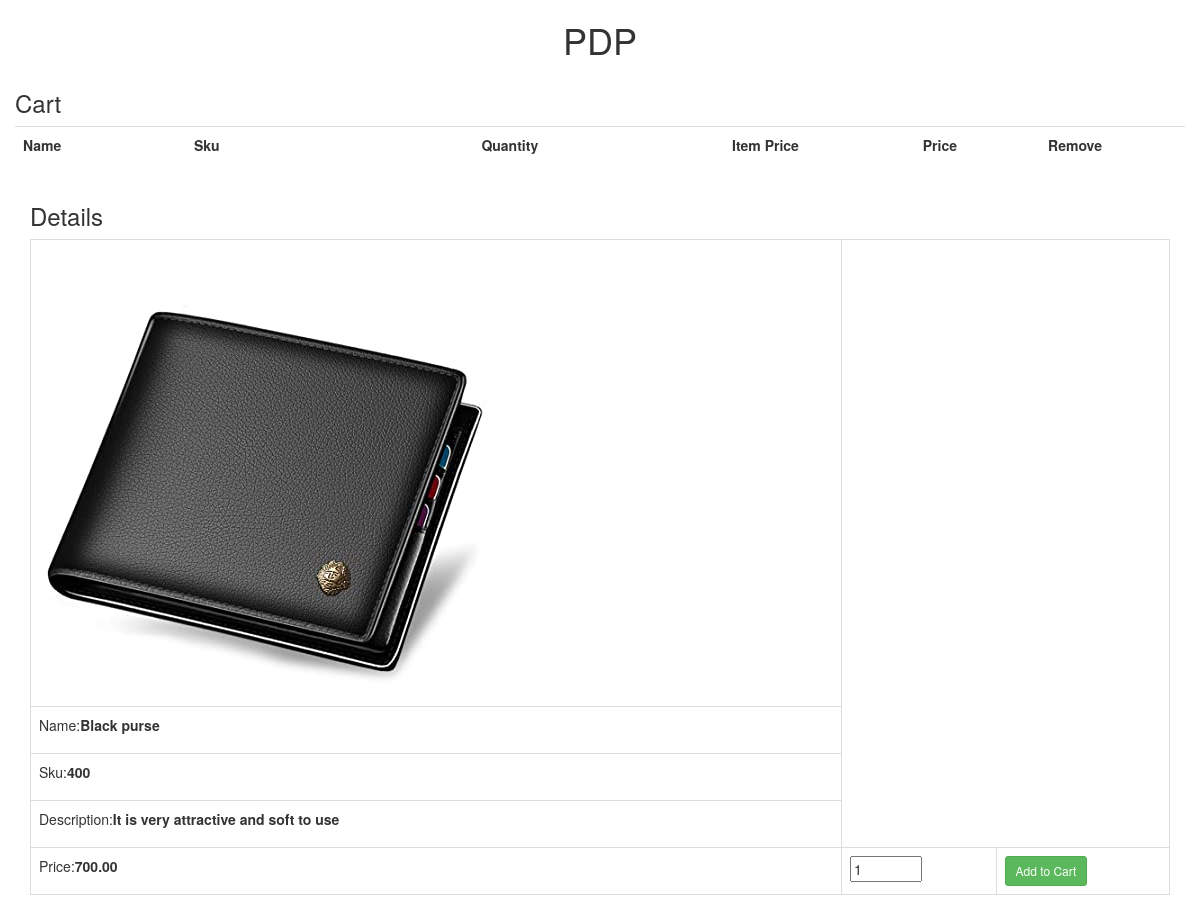
Page /details.php?Id=1 on the committed database.
### tables this page shows
CREATE TABLE `products` (
  `Id` int(8) NOT NULL,
  `Name` varchar(30) NOT NULL,
  `Sku` int(10) NOT NULL,
  `Price` double(10,2) NOT NULL,
  `Description` varchar(500) NOT NULL,
  `image` text NOT NULL
);

### details.php (the view, shortened to what this page needs)
<?php include 'conn.php' ?>
<!DOCTYPE html>
<html lang="en">
   <head>
      <link rel="stylesheet" href="css/index.css">
      <link rel="stylesheet" href="https://maxcdn.bootstrapcdn.com/bootstrap/3.4.1/css/bootstrap.min.css">
   </head>
   <body class="body">
      <div class="container">
      <h1 align="center">PDP</h1>
      <div class="row">
      <div>
        <h3> Cart </h3>
        </div>
        <table class="table">
            <tbody>
            <tr>
                <th class="text-left">Name</th>
                <th class="text-left">Sku</th>
                <th class="text-right">Quantity</th>
                <th class="text-right">Item Price</th>
                <th class="text-right">Price</th>
                <th class="text-center">Remove</th>
            </tr>
            </tbody>
        </table>
    </div>
      <h3>Details</h3>
      <?php
if (isset($_GET['Id']))
{
    $query = "select * from products where Id={$_GET['Id']}";
    $result = mysqli_query($connection, $query);
    if (mysqli_num_rows($result) > 0)
    {
        $row = mysqli_fetch_assoc($result);
?>
      <table class="table table-bordered">
      <tr id="tr">
         <td > <img src="<?php echo $row["image"]; ?>" ></td>
      <tr>
         <td>
            <p>Name:<strong><?php echo $row['Name']; ?></p>
      <tr>
         <td>
            <p>Sku:<strong><?php echo $row['Sku']; ?></p>
      <tr>
         <td>
            <p>Description:<strong><?php echo $row['Description']; ?></p>
      <tr>
         <td>
            <p>Price:<strong><?php echo $row['Price']; ?></p>
            <form action="details.php?action=Add&Id=<?=$row['Id']; ?>" method="post">
            <td> <input type="number" Name="quantity" value="1" min=1 max=1000 class="number"></td>
            <td><input type="submit" value="Add to Cart" class="btn btn-success btn-sm"></td>
            </form>
            <?php
    }
    else
    {
        header("location:index.php");
    }
}
else
{
    header("location:index.php");
}
?>
   </body>
</html>

### rows in the picture
products: image (picture), Name "Black purse", Sku "400", Description "It is very attractive and soft to use", Price "700.00"
